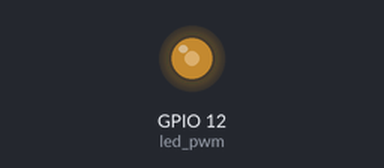
Recording of a program running on a simulated ESP32 board running MicroPython. Parts: output pins drawn as LEDs (lit = HIGH).

Above: at 0.05 s.
At 0.45 s:
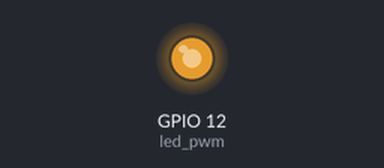
At 0.8 s:
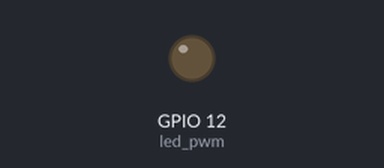
At 0.95 s:
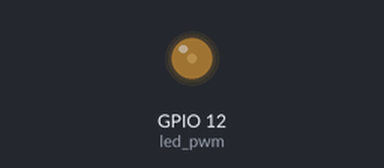
Timing chart, 0 to 3.0 s (numbered marks = the images above):
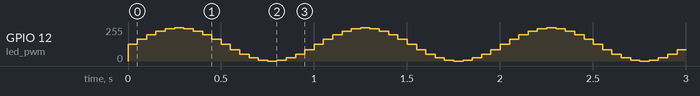

The program:

breath_led_v1.py
```python
'''
呼吸灯测试程序
v1
'''
import machine
import utime, math

# 初始化一个PWM对象叫做 led_pwm
led_pwm = machine.PWM(machine.Pin(12), freq=1000)

def pulse(led_pwm, delay):
    # 呼吸灯核心代码
    # 借用sin正弦函数，将PWM范围控制在 0 - 1000范围内
    for i in range(20):
        led_pwm.duty(int(math.sin(i / 10 * math.pi) * 500 + 500))
        # 延时delay个ms
        utime.sleep_ms(delay)
try:
    while True:
        pulse(led_pwm, 50)
except:
    # 销毁PWM对象
    led_pwm.deinit()
```
